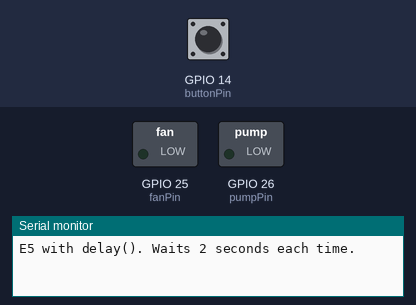
Recording of a sketch running on a simulated ESP32. On the bench: switched loads named in the sketch (green lamp = pin HIGH), the last lines printed to the serial monitor. The inputs (shaded band) are chosen by the test bench; at power-on: GPIO 14 (buttonPin) HIGH.

Above: at 6.8 s.
6.9 s: GPIO 14 (buttonPin) pulled LOW for 2.6 s
At 9.1 s:
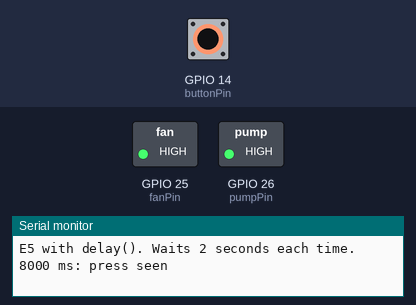
At 10.7 s:
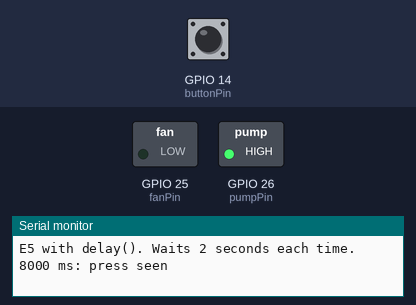
Timing chart, 0 to 21.5 s (numbered marks = the images above; inputs shaded):
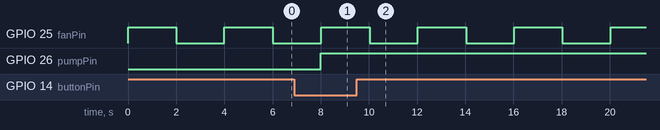

The sketch:

e5_timing.ino
```cpp
int buttonPin = 14;
int pumpPin = 26;
int fanPin = 25;

bool useMillis = false;

bool pumpOn = false;
bool fanOn = false;
int lastButton = HIGH;
unsigned long lastBlinkTime = 0;

void setup() {
  Serial.begin(115200);
  pinMode(buttonPin, INPUT_PULLUP);
  pinMode(pumpPin, OUTPUT);
  pinMode(fanPin, OUTPUT);

  if (useMillis == true) {
    Serial.println("E5 with millis(). Never waits.");
  } else {
    Serial.println("E5 with delay(). Waits 2 seconds each time.");
  }
}

void loop() {
  if (useMillis == true) {
    if (millis() - lastBlinkTime >= 2000) {
      lastBlinkTime = millis();
      fanOn = !fanOn;
      digitalWrite(fanPin, fanOn);
    }
  } else {
    fanOn = !fanOn;
    digitalWrite(fanPin, fanOn);
    delay(2000);
  }

  int button = digitalRead(buttonPin);

  if (button == LOW && lastButton == HIGH) {
    pumpOn = !pumpOn;
    digitalWrite(pumpPin, pumpOn);
    Serial.print(millis());
    Serial.println(" ms: press seen");
    delay(30);
  }

  lastButton = button;
}
```

Measured:
- after the input at 6.9 s, GPIO 26 (pumpPin): LOW → HIGH after 1.1 s
- by itself, GPIO 25 (fanPin): alternates HIGH for 2.0 s and LOW for 2.0 s
